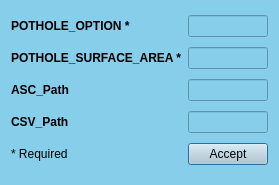
<?xml version="1.0" encoding="UTF-8"?>
<ui version="4.0">
 <class>ControlTOPAGNPS</class>
 <widget class="QDialog" name="ControlTOPAGNPS">
  <property name="geometry">
   <rect>
    <x>0</x>
    <y>0</y>
    <width>257</width>
    <height>185</height>
   </rect>
  </property>
  <property name="windowTitle">
   <string>POTHOLE control file</string>
  </property>
  <property name="styleSheet">
   <string notr="true">background-color: #87CEEB;</string>
  </property>
  <layout class="QGridLayout" name="gridLayout">
   <item row="1" column="1">
    <widget class="QLineEdit" name="lineEdit_2">
     <property name="font">
      <font>
       <weight>75</weight>
       <bold>true</bold>
      </font>
     </property>
     <property name="alignment">
      <set>Qt::AlignCenter</set>
     </property>
    </widget>
   </item>
   <item row="1" column="0">
    <widget class="QLabel" name="label_2">
     <property name="font">
      <font>
       <weight>75</weight>
       <bold>true</bold>
      </font>
     </property>
     <property name="text">
      <string>POTHOLE_SURFACE_AREA *</string>
     </property>
    </widget>
   </item>
   <item row="0" column="0">
    <widget class="QLabel" name="label">
     <property name="font">
      <font>
       <weight>75</weight>
       <bold>true</bold>
      </font>
     </property>
     <property name="text">
      <string>POTHOLE_OPTION *</string>
     </property>
    </widget>
   </item>
   <item row="0" column="1">
    <widget class="QLineEdit" name="lineEdit">
     <property name="font">
      <font>
       <weight>75</weight>
       <bold>true</bold>
      </font>
     </property>
     <property name="alignment">
      <set>Qt::AlignCenter</set>
     </property>
    </widget>
   </item>
   <item row="4" column="1">
    <widget class="QPushButton" name="pushButton">
     <property name="styleSheet">
      <string notr="true">background-color: #becbd1;</string>
     </property>
     <property name="text">
      <string>Accept</string>
     </property>
    </widget>
   </item>
   <item row="4" column="0">
    <widget class="QLabel" name="label_3">
     <property name="font">
      <font>
       <weight>50</weight>
       <bold>false</bold>
      </font>
     </property>
     <property name="text">
      <string>* Required</string>
     </property>
    </widget>
   </item>
   <item row="2" column="0">
    <widget class="QLabel" name="label_4">
     <property name="font">
      <font>
       <weight>75</weight>
       <bold>true</bold>
      </font>
     </property>
     <property name="text">
      <string>ASC_Path</string>
     </property>
    </widget>
   </item>
   <item row="3" column="0">
    <widget class="QLabel" name="label_5">
     <property name="font">
      <font>
       <weight>75</weight>
       <bold>true</bold>
      </font>
     </property>
     <property name="text">
      <string>CSV_Path</string>
     </property>
    </widget>
   </item>
   <item row="2" column="1">
    <widget class="QLineEdit" name="lineEdit_3">
     <property name="font">
      <font>
       <weight>75</weight>
       <bold>true</bold>
      </font>
     </property>
     <property name="alignment">
      <set>Qt::AlignCenter</set>
     </property>
    </widget>
   </item>
   <item row="3" column="1">
    <widget class="QLineEdit" name="lineEdit_4">
     <property name="font">
      <font>
       <weight>75</weight>
       <bold>true</bold>
      </font>
     </property>
     <property name="alignment">
      <set>Qt::AlignCenter</set>
     </property>
    </widget>
   </item>
  </layout>
 </widget>
 <resources/>
 <connections/>
</ui>
